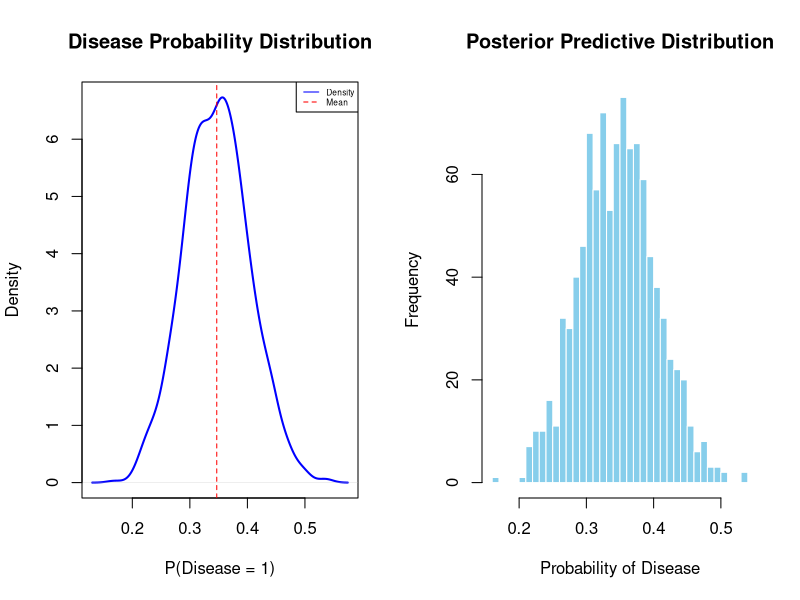

Generate this figure with R:
##########################################################################################
##1ST PART #####################################
#Consider the logistic regression model: Pr(y = 1|x ,beta)= (exp (x^T beta)/ 1+exp(x^T beta)) where 
# y equals 1 if the person has a disease and 0 if not. x is a 6-dimensional vector containing five features and a column of 
# 1's to include an intercept in the model. The values of the variables Age, Duration_of_symptoms, and White_blood in x need 
# to be standardized to mean 0 and variance 1. For each of these variables xj, calculate the standardized value for each observation 
# i by using the formula (x ij-(xj bar)/s xj)  where (xj bar )and s xj are the sample mean and standard deviation of xj, respectively. 
# The goal is to approximate the posterior distribution of the parameter vector beta  with a multivariate normal distribution 
# (beta|y,x~N(beta tilda,j^-1y(beta tilda))) where beta tilda is the posterior mode and J( beta tilda) is the negative of the observed Hessian 
# evaluated at the posterior mode.
# Load required package
library(mvtnorm)

# Load the dataset
disease_data <- read.csv("Disease.csv")

standardize <- function(x, mean_val = NULL, sd_val = NULL) {
  if (is.null(mean_val)) mean_val <- mean(x, na.rm = TRUE)
  if (is.null(sd_val)) sd_val <- sd(x, na.rm = TRUE)
  
  (x - mean_val) / sd_val
}



# Prepare the response variable (using 'class_of_diagnosis' as outcome)
y <- disease_data$class_of_diagnosis  # Assuming 1 = has disease, 0 = healthy
# Calculate standardization parameters (must do this FIRST)
age_mean <- mean(disease_data$age)
age_sd <- sd(disease_data$age)
symptoms_mean <- mean(disease_data$duration_of_symptoms)
symptoms_sd <- sd(disease_data$duration_of_symptoms)
whiteblood_mean <- mean(disease_data$white_blood)
whiteblood_sd <- sd(disease_data$white_blood)


means <- list(
  age = age_mean,
  duration = symptoms_mean,
  white_blood = whiteblood_mean
)

sds <- list(
  age = age_sd,
  duration = symptoms_sd,
  white_blood = whiteblood_sd
)
# Prepare predictors with standardization where needed
X <- cbind(# C binder means column-wise into a matrix or data frame.
  Intercept = 1,
  Age = (disease_data$age - age_mean)/age_sd,
  Gender = disease_data$gender,
  Symptoms = (disease_data$duration_of_symptoms - symptoms_mean)/symptoms_sd,
  Breathing = disease_data$dyspnoea,
  WhiteCells = (disease_data$white_blood - whiteblood_mean)/whiteblood_sd
)

# Convert to X is stored as a numeric matrix
X <- as.matrix(X)

#(A)Calculate both beta tilda and J(beta_tilda) by using the optim function in R.Use the prior beta~ N(0, tau^2I), where tau=2.

# Define log-posterior function with N(0, tau²I) prior (tau=2)
log_posterior <- function(beta, X, y) {
  eta <- X %*% beta #here it computes linear predictor
  prob <- plogis(eta)  # Logistic function or equal to 1/(1+exp(eta)) which is same as logistic expression
  log_lik <- sum(y * log(prob) + (1-y) * log(1-prob)) # log-likelihood is been applies on the above logistic regresssion model
  log_prior <- sum(dnorm(beta, mean=0, sd=2, log=TRUE))  # Prior N(0,4)# here we calculate log-prior for the bayesian model,and we sum up all the log-prior for all coefficients
  log_lik + log_prior
}

# Find posterior mode (beta_tilde) and Hessian (J)
optim_result <- optim(#optim function here is general optimixation function
  par = rep(0, ncol(X)),#It is the starting point for optimization,,it createsa vector of zeros,in logistic regression beta=(beta1,beta2,beta3....beta k)so here we assume all coefficient are zero
  fn = log_posterior,# this is the function that needs to be maximized
  X = X, y = y,
  method = "BFGS",
  control = list(fnscale=-1),  # Maximize
  hessian = TRUE  # it calculates the Hessian matrix(ie the second derivative )at the solution
)# why second derivative , the first derivate tells the direction of the gradient steep increase 
#the second derivative or the hessian tells about the curvature of the slope(ie how fast the slope is changing)

# Extract results
beta_tilde <- optim_result$par  # Posterior mode
J_beta_tilde <- -optim_result$hessian  # Negative Hessian

# (B) Present the numerical values of beta tilda and J^-1y(beta tilda )for the Disease data.
# Name the coefficients
names(beta_tilde) <- colnames(X)
rownames(J_beta_tilde) <- colnames(X)
colnames(J_beta_tilde) <- colnames(X)

# Print results
cat("(B) Posterior Mode (beta_tilde):\n")
print(beta_tilde)

cat("\n(B) Inverse Negative Hessian (J^-1(beta_tilde)):\n")
print(solve(J_beta_tilde))  # Posterior covariance matrix

post_cov <- solve(J_beta_tilde)
# (C) Compute an approximate 95% equal tail posterior probability interval for the regression coeffcient to the variable Age. 

# Get Age coefficient index
age_index <- which(names(beta_tilde) == "Age")#IT IS MENTIONS IN THE QUESTION that we find the postirio mode and returns the coefficient of the age

# Calculate posterior standard deviation for Age
age_sd <- sqrt(solve(J_beta_tilde)[age_index, age_index])

# 95% equal-tailed credible interval
age_ci <- beta_tilde[age_index] + c(-1.96, 1.96) * age_sd

cat("\n(C) 95% Posterior Interval for Age coefficient:\n")
cat(sprintf("[%.4f, %.4f]\n", age_ci[1], age_ci[2]))

# Interpretation
if (prod(age_ci) > 0) {  # Both limits have same sign
  cat("Age is statistically significant (95% CI doesn't contain 0)\n")
  if (age_ci[1] > 0) {
    cat("Older age increases disease probability\n")
  } else {
    cat("Older age decreases disease probability\n")
  }
} else {
  cat("Age is not statistically significant (95% CI contains 0)\n")
}
#(D) verify that estimation results reasonable by comparing the posterior means tomaximum likelihood estimates given by:glmModel

# Optional: Compare with frequentist approach
cat("\nComparison with standard glm() results:\n")
glm_fit <- glm(y ~ Age + Gender + Symptoms + Breathing + WhiteCells, 
               data = as.data.frame(X[,-1]),  # Remove intercept
               family = binomial)
print(summary(glm_fit))
###############################################################################################
#2ND PART
# 1. Define the simulation function (improved version)
simulate_predictive <- function(age, gender, symptoms, breathing, whiteblood, n_sim = 10000) {
  # Standardize the continuous variables using the same scaling as before
  age_std <- (age - age_mean) / age_sd
  symptoms_std <- (symptoms - symptoms_mean) / symptoms_sd
  whiteblood_std <- (whiteblood - whiteblood_mean) / whiteblood_sd
  
  # Create the feature vector for this patient
  x_patient <- c(1, age_std, gender, symptoms_std, breathing, whiteblood_std)
  
  # Simulate beta draws from posterior normal approximation
  beta_draws <- rmvnorm(n_sim, mean = beta_tilde, sigma = post_cov)
  
  # Calculate Pr(y=1|x) for each draw
  prob_draws <- plogis(beta_draws %*% x_patient)
  
  return(prob_draws)
}

# 2. Simulate for our specific patient:
# 38-year-old woman (gender=1), 10 days symptoms, no labored breathing (0), 11000 white blood
library(ggplot2)
# 1. Define core functions
sigmoid <- function(z) 1 / (1 + exp(-z))

predict_prob <- function(beta_mean, beta_cov, new_x, n_samples = 1000) {
  beta_samples <- rmvnorm(n_samples, beta_mean, beta_cov)
  apply(beta_samples, 1, function(beta) sigmoid(sum(new_x * beta)))
}

new_patient <- c(
  1,  # Intercept
  standardize(38, means$age, sds$age),  # Age
  standardize(10, means$duration, sds$duration),  # Symptoms
  standardize(11000, means$white_blood, sds$white_blood),  # WhiteBlood
  1,  # Gender (1 = female)
  0   # Dyspnoea (0 = no)
)

probs <- predict_prob(beta_tilde, post_cov, new_patient)

# 5. Visualization (clean and simple)
par(mfrow = c(1, 2))

# Density plot
plot(density(probs), main = "Disease Probability Distribution",
     xlab = "P(Disease = 1)", col = "blue", lwd = 2)
abline(v = mean(probs), col = "red", lty = 2)
legend("topright", legend = c("Density", "Mean"), 
       col = c("blue", "red"), lty = c(1, 2), cex = 0.5)

# Histogram
hist(probs, breaks = 30, col = "skyblue", border = "white",
     main = "Posterior Predictive Distribution",
     xlab = "Probability of Disease")

par(mfrow = c(1, 1))

# 6. Print results
cat("\nPrediction Summary for 38yo Female Patient:\n")
cat(sprintf("Mean probability: %.3f\n", mean(probs)))
cat(sprintf("95%% Credible Interval: [%.3f, %.3f]\n", 
            quantile(probs, 0.025), quantile(probs, 0.975)))

